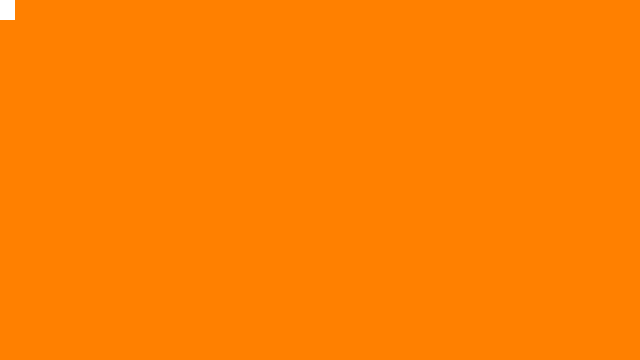
Frame 1 (no input)
Frame 60 (the mouse pressed at the canvas centre just before this capture): identical to frame 1, image omitted
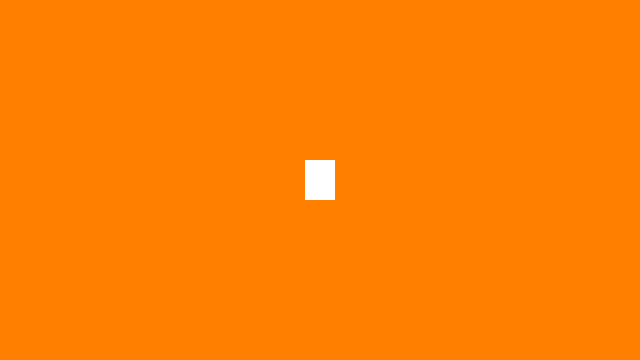
Frame 120 (the mouse held since frame 60 and released just before this capture)

The Processing sketch that drew these frames (run headless with seeded random() and noise(); from frame 60 on, the mouse is pressed at the canvas centre):

// Processing sketch: sketch_01_rectMouse
// ── sketch_01_rectMouse.pde
void setup() {
  size(640, 360);
  }

void draw() {
  background(255,128,0);
  noStroke();
  int a=30; 
  int b=40;
  rect(mouseX-a/2,mouseY-b/2,a,b);
}
